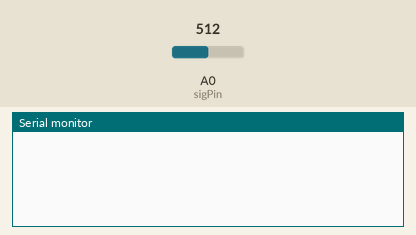
This sketch was run on a simulated Arduino Uno, built with avr-gcc and run on an emulated ATmega328P. Parts: the last lines printed to the serial monitor. The inputs (shaded band) are chosen by the test bench; at power-on: A0 (sigPin) = 512.

Above: at 1.8 s.
1.9 s: A0 (sigPin) set to 716
At 2.7 s:
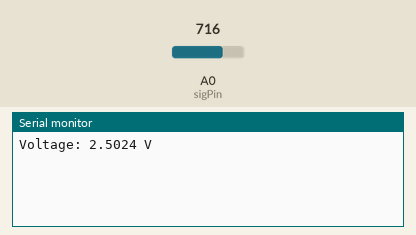
4.9 s: A0 (sigPin) set to 900
At 5.4 s:
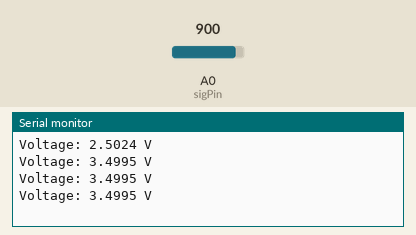
Timing chart, 0 to 7.9 s (numbered marks = the images above; inputs shaded):
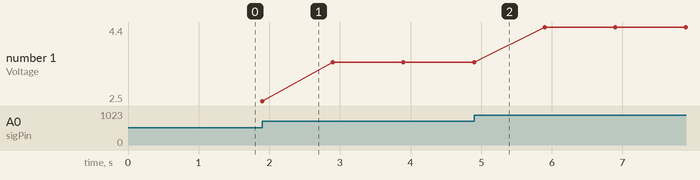

Measured:
- plotted number 1: 2.5 → 3.5 after the input at 1.9 s, 3.5 → 4.4 after the input at 4.9 s

The sketch:

Voltage_Meter.ino
```cpp
/*
  - Voltage Meter
      The output voltage of the sensor is converted by ADC.


  Created 23 Nov. 2019
  by Yi-Xuan Wang

  References:
  https://en.wikipedia.org/wiki/Voltmeter
*/

/*--- Preprocessor ---*/
#define sigPin A0 // Voltage meter signal pin w/ ADC
#define N 800     // Measurment sampling number for smoothing

/*--- Constants ---*/
const unsigned long baudSpeed = 115200UL;           // Sets the data rate in bits per second (baud) for serial data transmission
const unsigned long period = 1000UL;                // The value is a number of milliseconds

const byte vIn = 5;                                             // Supply voltage from Arduino
const byte resBits = 10;                                        // Resolution of ADC (10 bits)
const float vConv = (float)(vIn / (pow(2.0, resBits) - 1.0f));  // Voltage of ADC level (2^bits)

/*--- Global Variables ---*/
unsigned long startTime;    // Start time
unsigned long currentTime;  // Current time

float vOut;                 // Output of the ADC

/*--- Function Prototype ---*/
void setup(void);
void loop(void);
void getVolt(byte );

/*--- Initialization ---*/
void setup(void) {
  Serial.begin(baudSpeed);  // Initializes serial port
  pinMode(sigPin, INPUT);   // Initializes potentiometer pin
  startTime = millis();     // Initial start time

  // Voltage Meter Initialization
  vOut = 0.0f;
}

/*--- Measurement ---*/
void loop(void) {
  // Every second, calculate and print the measured value
  currentTime = millis();                     // Get the current "time"

  if ((currentTime - startTime) >= period) {  // Test whether the period has elapsed
    getVolt(sigPin);

    /*--- Sensor prompt ---*/
    Serial.print("Voltage: ");
    Serial.print(vOut, 4);
    Serial.println(" V");

    /*--- System Return ---*/
    startTime = currentTime;  // Save the start time of the current state
  } else {
    return;
  }
}

/*--- Functions Definition ---*/
// Implementation of Analog Voltage Reading
void getVolt(byte signalPin) {
  for (unsigned int i = 0U; i < N; ++i) {      // Get samples for smooth the value
    vOut = vOut + analogRead(signalPin);
    delay(1UL);                                 // delay in between reads for stability
  }
  vOut = (vOut * vConv) / N;                    // ADC of voltage meter output voltage

  if (isinf(vOut) || isnan(vOut)) {
    vOut = -1;
  }
}
```
